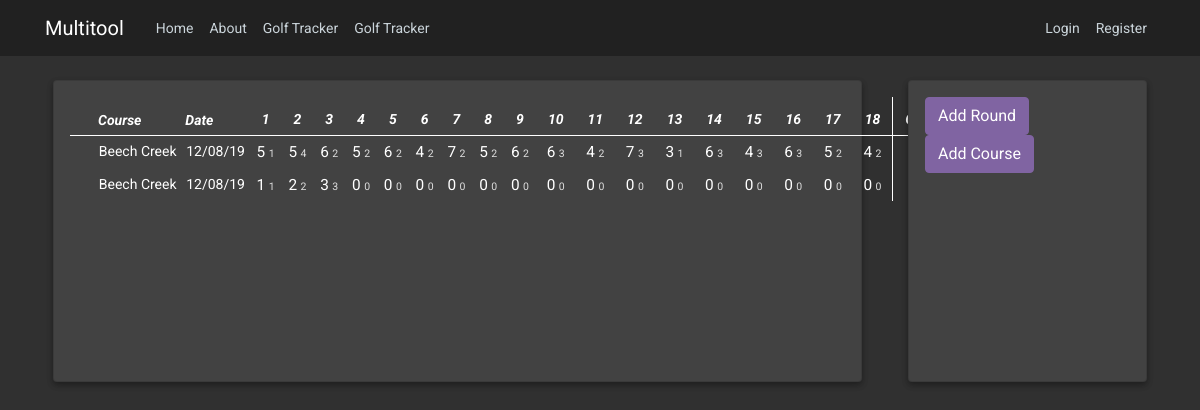
The page /golftracker on the database as committed earlier.
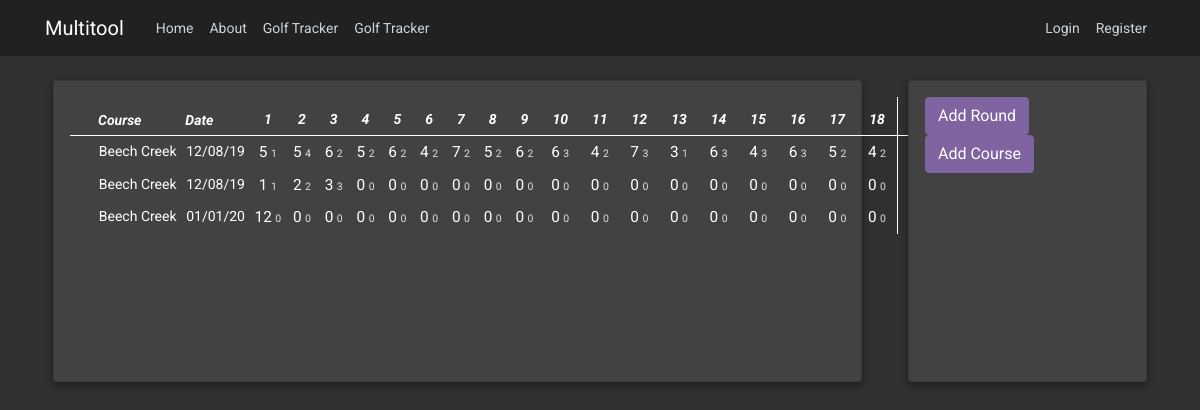
The same page on the database as committed later.
### multitool/models.py (models this page shows, shortened)
class Golf_Round(db.Model):
    id = db.Column(db.Integer, primary_key=True)
    description = db.Column(db.Text, nullable=False, default="N/A")
    date_played = db.Column(db.DateTime, nullable=False, default=datetime.utcnow)
    h1Score = db.Column(db.Integer)
    h2Score = db.Column(db.Integer)
    h3Score = db.Column(db.Integer)
    h4Score = db.Column(db.Integer)
    h5Score = db.Column(db.Integer)
    h6Score = db.Column(db.Integer)
    h7Score = db.Column(db.Integer)
    h8Score = db.Column(db.Integer)
    h9Score = db.Column(db.Integer)
    h10Score = db.Column(db.Integer)
    h11Score = db.Column(db.Integer)
    h12Score = db.Column(db.Integer)
    h13Score = db.Column(db.Integer)
    h14Score = db.Column(db.Integer)
    h15Score = db.Column(db.Integer)
    h16Score = db.Column(db.Integer)
    h17Score = db.Column(db.Integer)
    h18Score = db.Column(db.Integer)
    h1Putt = db.Column(db.Integer)
    h2Putt = db.Column(db.Integer)
    h3Putt = db.Column(db.Integer)
    h4Putt = db.Column(db.Integer)
    h5Putt = db.Column(db.Integer)
    h6Putt = db.Column(db.Integer)
    h7Putt = db.Column(db.Integer)
    h8Putt = db.Column(db.Integer)
    h9Putt = db.Column(db.Integer)
    h10Putt = db.Column(db.Integer)
    h11Putt = db.Column(db.Integer)
    h12Putt = db.Column(db.Integer)
    h13Putt = db.Column(db.Integer)
    h14Putt = db.Column(db.Integer)
    h15Putt = db.Column(db.Integer)
    h16Putt = db.Column(db.Integer)
    h17Putt = db.Column(db.Integer)
    h18Putt = db.Column(db.Integer)
    frontScore = db.Column(db.Integer)
    backScore = db.Column(db.Integer)
    totalScore = db.Column(db.Integer)
    course_played = db.Column(db.Text, nullable=False)

### multitool/golf/routes.py (the view)
@golf.route("/golftracker")
def golftracker():
    golf_rounds = Golf_Round.query.all()
    golf_courses = Golf_Course.query.all()
    return render_template('golftracker.html', title='Golf Tracker', golf_rounds=golf_rounds, golf_courses=golf_courses)

### multitool/templates/golftracker.html (shortened to what this page needs)
{% extends "layout.html" %}
{% block content %}
    <div class="row">
        <div class="col-md-9">
            <div class="card dark-card mb-5 mx-2">
                <div class="card-content">
                    <table class="table golf-table">
                        <thead>
                          <tr>
                            <th style="width: 2%;"></th>
                            <th scope="col" style="text-align: left; padding: 0.25rem; width: 20%;">Course</th>
                            <th scope="col" style="text-align: left; padding: 0.25rem;">Date</th>
                            <th scope="col">1</th>
                            <th scope="col">2</th>
                            <th scope="col">3</th>
                            <th scope="col">4</th>
                            <th scope="col">5</th>
                            <th scope="col">6</th>
                            <th scope="col">7</th>
                            <th scope="col">8</th>
                            <th scope="col">9</th>
                            <th scope="col">10</th>
                            <th scope="col">11</th>
                            <th scope="col">12</th>
                            <th scope="col">13</th>
                            <th scope="col">14</th>
                            <th scope="col">15</th>
                            <th scope="col">16</th>
                            <th scope="col">17</th>
                            <th scope="col">18</th>
                            <th scope="col" width="2%" class="golf-table-bordered">Out</th>
                            <th scope="col" width="2%" class="golf-table-bordered">In</th>
                            <th scope="col" width="2%" class="golf-table-bordered">Tot</th>
                          </tr>
                        </thead>
                        <tbody>
                            {% for golf_round in golf_rounds %}
                                <tr>
                                    <td></td>
                                    <td style="text-align: left;">{{ golf_round.course_played }}</td style="text-align: left;">
                                    <td style="text-align: left;">{{ golf_round.date_played.strftime('%m/%d/%y') }}</td style="text-align: left;">
                                    <td><span class="cell-score">{{ golf_round.h1Score }}</span> <span class="cell-putt"> {{ golf_round.h1Putt }}</span></td>
                                    <td><span class="cell-score">{{ golf_round.h2Score }}</span> <span class="cell-putt"> {{ golf_round.h2Putt }}</span></td>
                                    <td><span class="cell-score">{{ golf_round.h3Score }}</span> <span class="cell-putt"> {{ golf_round.h3Putt }}</span></td>
                                    <td><span class="cell-score">{{ golf_round.h4Score }}</span> <span class="cell-putt"> {{ golf_round.h4Putt }}</span></td>
                                    <td><span class="cell-score">{{ golf_round.h5Score }}</span> <span class="cell-putt"> {{ golf_round.h5Putt }}</span></td>
                                    <td><span class="cell-score">{{ golf_round.h6Score }}</span> <span class="cell-putt"> {{ golf_round.h6Putt }}</span></td>
                                    <td><span class="cell-score">{{ golf_round.h7Score }}</span> <span class="cell-putt"> {{ golf_round.h7Putt }}</span></td>
                                    <td><span class="cell-score">{{ golf_round.h8Score }}</span> <span class="cell-putt"> {{ golf_round.h8Putt }}</span></td>
                                    <td><span class="cell-score">{{ golf_round.h9Score }}</span> <span class="cell-putt"> {{ golf_round.h9Putt }}</span></td>
                                    <td><span class="cell-score">{{ golf_round.h10Score }}</span> <span class="cell-putt"> {{ golf_round.h10Putt }}</span></td>
                                    <td><span class="cell-score">{{ golf_round.h11Score }}</span> <span class="cell-putt"> {{ golf_round.h11Putt }}</span></td>
                                    <td><span class="cell-score">{{ golf_round.h12Score }}</span> <span class="cell-putt"> {{ golf_round.h12Putt }}</span></td>
                                    <td><span class="cell-score">{{ golf_round.h13Score }}</span> <span class="cell-putt"> {{ golf_round.h13Putt }}</span></td>
                                    <td><span class="cell-score">{{ golf_round.h14Score }}</span> <span class="cell-putt"> {{ golf_round.h14Putt }}</span></td>
                                    <td><span class="cell-score">{{ golf_round.h15Score }}</span> <span class="cell-putt"> {{ golf_round.h15Putt }}</span></td>
                                    <td><span class="cell-score">{{ golf_round.h16Score }}</span> <span class="cell-putt"> {{ golf_round.h16Putt }}</span></td>
                                    <td><span class="cell-score">{{ golf_round.h17Score }}</span> <span class="cell-putt"> {{ golf_round.h17Putt }}</span></td>
                                    <td><span class="cell-score">{{ golf_round.h18Score }}</span> <span class="cell-putt"> {{ golf_round.h18Putt }}</span></td>
                                    <td class="golf-table-bordered">{{ golf_round.frontScore }}</td>
                                    <td class="golf-table-bordered">{{ golf_round.backScore }}</td>
                                    <td class="golf-table-bordered">{{ golf_round.totalScore }}</td>
                                </tr>
                            {% endfor %}
                        </tbody>
                      </table>
                </div>
            </div>
        </div>
        <div class="col-md-3">
            <div class="card dark-card mb-5 mx-2">
                <div class="row card-content">
                    <div class="col-md-12">
                        <span style="padding-right: 0.5em;"><button type="button" class="btn btn-primary" data-toggle="modal" data-target="#addRoundModal" id="open-modal">Add Round</button></span>
                        <span><button type="button" class="btn btn-primary" data-toggle="modal" data-target="#addCourseModal" id="open-modal2">Add Course</button></span>
                    </div>
                </div>
            </div>
        </div>
    </div>
{% endblock content %}

### multitool/templates/layout.html (shortened to what this page needs)
<!DOCTYPE html>
<html>
<head>
    <link rel="stylesheet" href="https://maxcdn.bootstrapcdn.com/bootstrap/4.0.0/css/bootstrap.min.css">
    <link rel="stylesheet" type="text/css" href="{{ url_for('static', filename='main.css') }}">
</head>
<body>
    <header class="site-header">
      <nav class="navbar navbar-expand-md navbar-dark bg-steel fixed-top">
        <div class="container">
          <a class="navbar-brand mr-4" href="/">Multitool</a>
          <div class="collapse navbar-collapse" id="navbarToggle">
            <div class="navbar-nav mr-auto">
              <a class="nav-item nav-link" href="{{ url_for('main.home') }}">Home</a>
              <a class="nav-item nav-link" href="{{ url_for('main.about') }}">About</a>
              <a class="nav-item nav-link" href="{{ url_for('golf.golftracker') }}">Golf Tracker</a>
              <a class="nav-item nav-link" href="{{ url_for('music.spotipy') }}">Golf Tracker</a>
            </div>
            <div class="navbar-nav">
              {% if current_user.is_authenticated %}
                <a class="nav-item nav-link" href="{{ url_for('users.account') }}">Account</a>
                <a class="nav-item nav-link" href="{{ url_for('users.logout') }}">Logout</a>
              {% else %}
                <a class="nav-item nav-link" href="{{ url_for('users.login') }}">Login</a>
                <a class="nav-item nav-link" href="{{ url_for('users.register') }}">Register</a>
              {% endif %}
            </div>
          </div>
        </div>
      </nav>
    </header>
    <main role="main" class="container">
          {% block content %}{% endblock %}
    </main>
</body>
</html>

### multitool/static/main.css (style rules this page uses)
body { font-family: 'Roboto', sans-serif; font-size: 14px; background: #303030; color: #ffffff; margin-top: 5rem; }
.bg-steel { background-color: #212121 ; }
.site-header .navbar-nav .nav-link { color: #cbd5db; }
.btn-primary, .btn-primary:visited, .btn-primary:focus { background-color: #8064A2 !important; border-color: #8064A2 !important; box-shadow: 0 0 0 0 black !important; }
.dark-card { background: #424242; box-shadow: 0 3px 6px rgba(0,0,0,0.16), 0 3px 6px rgba(0,0,0,0.23); }
.card-content { min-height: 300px; color: #ffffff; -webkit-box-flex: 1; -ms-flex: 1 1 auto; flex: 1 1 auto; padding: 1rem; }
.table td { border-top: none; }
.table th { border-top: none; }
.table thead th { vertical-align: bottom; padding-bottom: 5px; border-bottom: 1px solid #fff; }
.golf-table th { text-align: center; font-style: italic; }
.golf-table td { padding: 0.3rem !important; text-align: center; white-space: nowrap; }
.golf-table-bordered { border-right: 1px solid #fff; border-left: 1px solid #fff; }
.cell-score { font-size: 1.1em; }
.cell-putt { color: #DFDFDF; font-size: 0.75em; }

Rows that differ between the two databases and show on the page:
added Golf_Round: course_played "Beech Creek", date_played "01/01/20", h1Score "12", h1Putt "0", h2Score "0", h2Putt "0", h3Score "0", h3Putt "0", h4Score "0", h4Putt "0", h5Score "0", h5Putt "0", h6Score "0", h6Putt "0", h7Score "0", h7Putt "0", h8Score "0", h8Putt "0", h9Score "0", h9Putt "0", h10Score "0", h10Putt "0", h11Score "0", h11Putt "0", h12Score "0", h12Putt "0", h13Score "0", h13Putt "0", h14Score "0", h14Putt "0", h15Score "0", h15Putt "0", h16Score "0", h16Putt "0", h17Score "0", h17Putt "0", h18Score "0", h18Putt "0"
